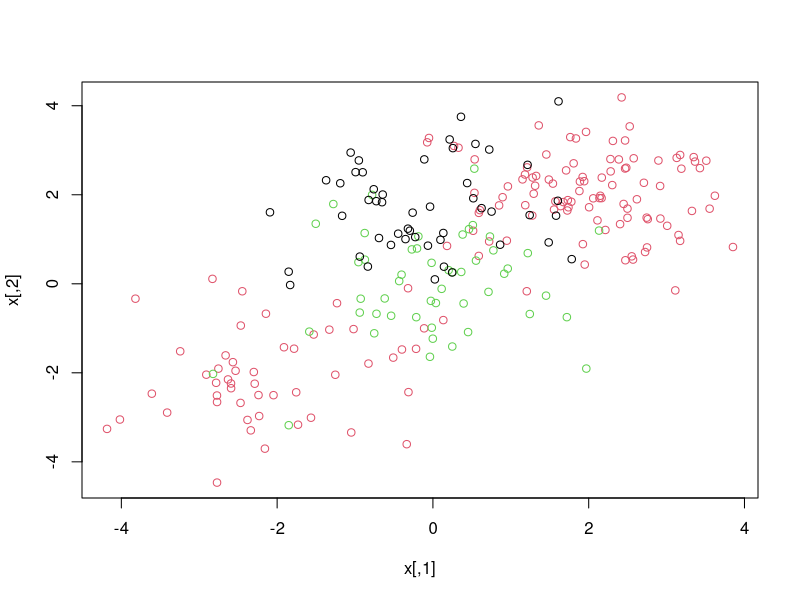
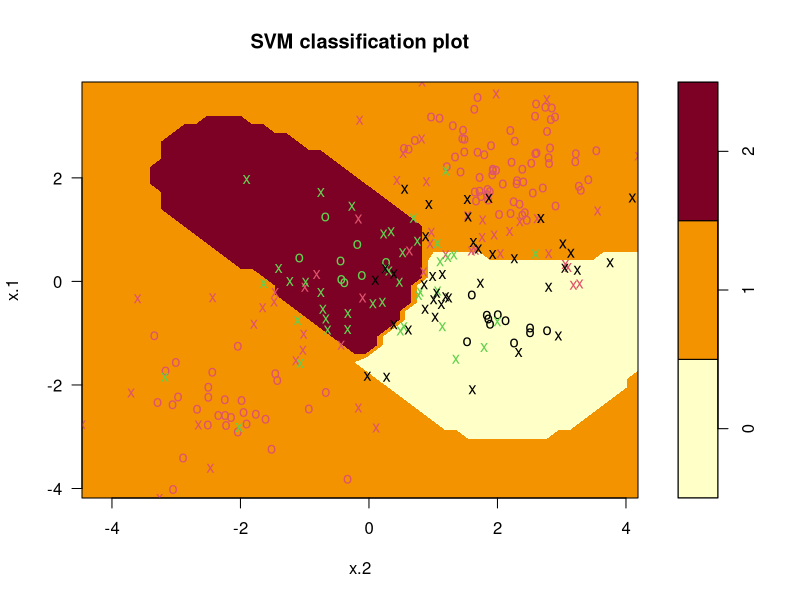

Here is the R script that generated these plots, in order:
## ---- chunk 1
library(e1071)
set.seed(101)
x = matrix(rnorm(200 * 2), ncol = 2)
x[1:100, ] = x[1:100, ] + 2
x[101:150,] = x[101:150, ] - 2
y = c(rep(1, 150), rep(2, 50), rep(0, 50))
x = rbind(x, matrix(rnorm(50 * 2), ncol = 2))
x[y == 0, 2] = x[y == 0, 2] + 2
dat =data.frame(x = x, y = as.factor(y))
plot(x, col = y + 1)
## ---- chunk 2
svmfit = svm(y ~ ., data = dat, kernel = "radial", cost = 1, gamma = 1)
plot(svmfit, dat)
